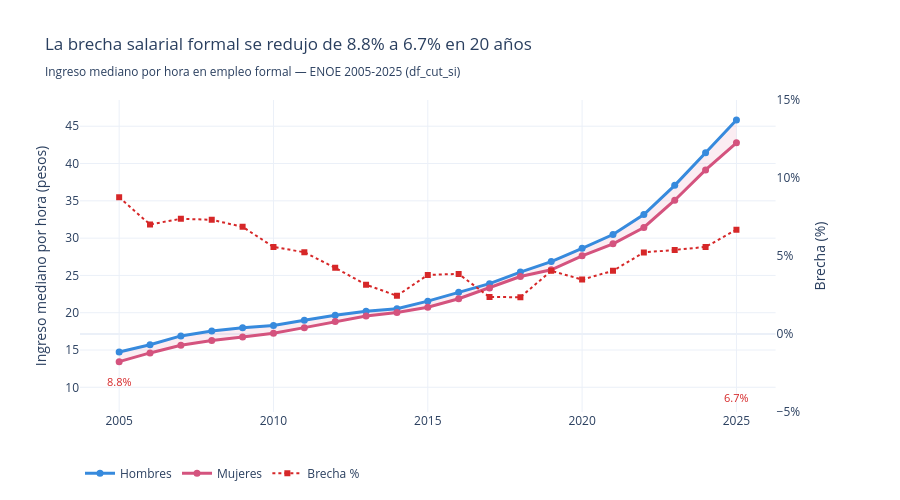

The notebook cell this image was saved under:
### Markdown cell above
---
## Sección 3 del tablero — Evolución histórica

> **Cita BBVA**: *"En el país el ingreso promedio de las mujeres es de 19.9% menos que los hombres, frente al 22.3% en el mismo periodo de 2019."*

A partir de aquí, todo el análisis usa **`df_cut_si`** (estándar OCDE).

### G1 — Evolución 2005-2025 de la brecha nacional

### Code cell
serie = serie_nacional(df_si)

fig_g1 = make_subplots(specs=[[{'secondary_y': True}]])

# Área de brecha (fondo rosa tenue)
fig_g1.add_trace(go.Scatter(
    x=list(serie['anio']) + list(serie['anio'][::-1]),
    y=list(serie['ih']) + list(serie['im'][::-1]),
    fill='toself', fillcolor='rgba(212,83,126,0.10)',
    line=dict(color='rgba(255,255,255,0)'),
    hoverinfo='skip', showlegend=False
), secondary_y=False)

# Líneas H y M
fig_g1.add_trace(go.Scatter(
    x=serie['anio'], y=serie['ih'],
    mode='lines+markers', name='Hombres',
    line=dict(color=COLOR_H, width=3), marker=dict(size=7),
    hovertemplate='<b>Hombres</b><br>%{x}: $%{y:.2f}/hr<extra></extra>'
), secondary_y=False)

fig_g1.add_trace(go.Scatter(
    x=serie['anio'], y=serie['im'],
    mode='lines+markers', name='Mujeres',
    line=dict(color=COLOR_M, width=3), marker=dict(size=7),
    hovertemplate='<b>Mujeres</b><br>%{x}: $%{y:.2f}/hr<extra></extra>'
), secondary_y=False)

# Brecha % en eje secundario
fig_g1.add_trace(go.Scatter(
    x=serie['anio'], y=serie['brecha'],
    mode='lines+markers', name='Brecha %',
    line=dict(color=COLOR_ROJO, width=2, dash='dot'),
    marker=dict(size=6, symbol='square'),
    hovertemplate='<b>Brecha</b><br>%{x}: %{y:.2f}%<extra></extra>'
), secondary_y=True)

# Anotaciones clave
fig_g1.add_annotation(
    x=2005, y=serie.iloc[0]['brecha'],
    text=f"{serie.iloc[0]['brecha']:.1f}%", showarrow=False,
    yshift=15, secondary_y=True, font=dict(color=COLOR_ROJO, size=11)
)
fig_g1.add_annotation(
    x=2025, y=serie.iloc[-1]['brecha'],
    text=f"{serie.iloc[-1]['brecha']:.1f}%", showarrow=False,
    yshift=15, secondary_y=True, font=dict(color=COLOR_ROJO, size=11)
)

fig_g1.update_layout(
    title=f'La brecha salarial formal se redujo de {serie.iloc[0]["brecha"]:.1f}% a {serie.iloc[-1]["brecha"]:.1f}% en 20 años<br>'
          '<sub>Ingreso mediano por hora en empleo formal — ENOE 2005-2025 (df_cut_si)</sub>',
    template='plotly_white', height=500,
    legend=dict(orientation='h', y=-0.15),
    hovermode='x unified'
)
fig_g1.update_yaxes(title_text='Ingreso mediano por hora (pesos)', secondary_y=False)
fig_g1.update_yaxes(title_text='Brecha (%)', secondary_y=True, range=[-5, 15],
                    ticksuffix='%', showgrid=False)

#fig_g1.write_html(RUTA_DASH / 'g1_serie_temporal.html', include_plotlyjs='cdn')
fig_g1.show()

### Figure 1 — Plotly figure (JSON) as saved in the notebook; plotly's stock layout.template omitted (floating-point values rounded to 4 significant figures)
{"data": [{"fill": "toself", "fillcolor": "rgba(212,83,126,0.10)", "hoverinfo": "skip", "line": {"color": "rgba(255,255,255,0)"}, "showlegend": false, "type": "scatter", "x": [2005, 2006, 2007, 2008, 2009, 2010, 2011, 2012, 2013, 2014, 2015, 2016, 2017, 2018, 2019, 2020, 2021, 2022, 2023, 2024, 2025, 2025, 2024, 2023, 2022, 2021, 2020, 2019, 2018, 2017, 2016, 2015, 2014, 2013, 2012, 2011, 2010, 2009, 2008, 2007, 2006, 2005], "xaxis": "x", "y": [14.73, 15.71, 16.89, 17.56, 17.99, 18.28, 18.99, 19.66, 20.21, 20.54, 21.55, 22.74, 23.9, 25.45, 26.85, 28.63, 30.48, 33.16, 37.08, 41.45, 45.84, 42.77, 39.14, 35.08, 31.43, 29.24, 27.63, 25.76, 24.85, 23.33, 21.87, 20.73, 20.04, 19.57, 18.83, 18, 17.26, 16.75, 16.27, 15.64, 14.61, 13.44], "yaxis": "y"}, {"hovertemplate": "<b>Hombres</b><br>%{x}: $%{y:.2f}/hr<extra></extra>", "line": {"color": "#378ADD", "width": 3}, "marker": {"size": 7}, "mode": "lines+markers", "name": "Hombres", "type": "scatter", "x": [2005, 2006, 2007, 2008, 2009, 2010, 2011, 2012, 2013, 2014, 2015, 2016, 2017, 2018, 2019, 2020, 2021, 2022, 2023, 2024, 2025], "xaxis": "x", "y": [14.73, 15.71, 16.89, 17.56, 17.99, 18.28, 18.99, 19.66, 20.21, 20.54, 21.55, 22.74, 23.9, 25.45, 26.85, 28.63, 30.48, 33.16, 37.08, 41.45, 45.84], "yaxis": "y"}, {"hovertemplate": "<b>Mujeres</b><br>%{x}: $%{y:.2f}/hr<extra></extra>", "line": {"color": "#D4537E", "width": 3}, "marker": {"size": 7}, "mode": "lines+markers", "name": "Mujeres", "type": "scatter", "x": [2005, 2006, 2007, 2008, 2009, 2010, 2011, 2012, 2013, 2014, 2015, 2016, 2017, 2018, 2019, 2020, 2021, 2022, 2023, 2024, 2025], "xaxis": "x", "y": [13.44, 14.61, 15.64, 16.27, 16.75, 17.26, 18.0, 18.83, 19.57, 20.04, 20.73, 21.87, 23.33, 24.85, 25.76, 27.63, 29.24, 31.43, 35.08, 39.14, 42.77], "yaxis": "y"}, {"hovertemplate": "<b>Brecha</b><br>%{x}: %{y:.2f}%<extra></extra>", "line": {"color": "#d62728", "dash": "dot", "width": 2}, "marker": {"size": 6, "symbol": "square"}, "mode": "lines+markers", "name": "Brecha %", "type": "scatter", "x": [2005, 2006, 2007, 2008, 2009, 2010, 2011, 2012, 2013, 2014, 2015, 2016, 2017, 2018, 2019, 2020, 2021, 2022, 2023, 2024, 2025], "xaxis": "x", "y": [8.76, 7.02, 7.39, 7.32, 6.87, 5.58, 5.24, 4.24, 3.16, 2.45, 3.79, 3.85, 2.37, 2.36, 4.05, 3.49, 4.05, 5.23, 5.39, 5.58, 6.69], "yaxis": "y2"}], "layout": {"annotations": [{"font": {"color": "#d62728", "size": 11}, "showarrow": false, "text": "8.8%", "x": 2005, "y": 8.76, "yshift": 15}, {"font": {"color": "#d62728", "size": 11}, "showarrow": false, "text": "6.7%", "x": 2025, "y": 6.69, "yshift": 15}], "height": 500, "hovermode": "x unified", "legend": {"orientation": "h", "y": -0.15}, "title": {"text": "La brecha salarial formal se redujo de 8.8% a 6.7% en 20 años<br><sub>Ingreso mediano por hora en empleo formal — ENOE 2005-2025 (df_cut_si)</sub>"}, "xaxis": {"anchor": "y", "domain": [0, 0.94]}, "yaxis": {"anchor": "x", "domain": [0, 1], "title": {"text": "Ingreso mediano por hora (pesos)"}}, "yaxis2": {"anchor": "x", "overlaying": "y", "range": [-5, 15], "showgrid": false, "side": "right", "ticksuffix": "%", "title": {"text": "Brecha (%)"}}}}
